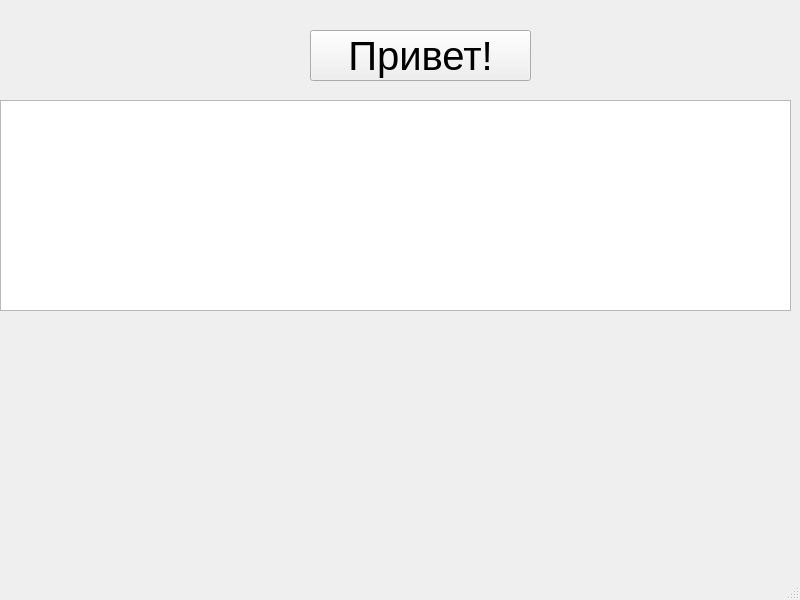
<?xml version="1.0" encoding="UTF-8"?>
<ui version="4.0">
 <class>MainWindow</class>
 <widget class="QMainWindow" name="MainWindow">
  <property name="geometry">
   <rect>
    <x>0</x>
    <y>0</y>
    <width>800</width>
    <height>600</height>
   </rect>
  </property>
  <property name="windowTitle">
   <string>MainWindow</string>
  </property>
  <widget class="QWidget" name="centralwidget">
   <widget class="QPushButton" name="pushButtonHello">
    <property name="geometry">
     <rect>
      <x>310</x>
      <y>30</y>
      <width>221</width>
      <height>51</height>
     </rect>
    </property>
    <property name="font">
     <font>
      <pointsize>30</pointsize>
     </font>
    </property>
    <property name="text">
     <string>Привет!</string>
    </property>
   </widget>
   <widget class="QTextEdit" name="textEdit">
    <property name="geometry">
     <rect>
      <x>0</x>
      <y>100</y>
      <width>791</width>
      <height>211</height>
     </rect>
    </property>
    <property name="font">
     <font>
      <pointsize>35</pointsize>
     </font>
    </property>
   </widget>
  </widget>
  <widget class="QMenuBar" name="menubar">
   <property name="geometry">
    <rect>
     <x>0</x>
     <y>0</y>
     <width>800</width>
     <height>24</height>
    </rect>
   </property>
  </widget>
  <widget class="QStatusBar" name="statusbar"/>
 </widget>
 <resources/>
 <connections/>
</ui>
